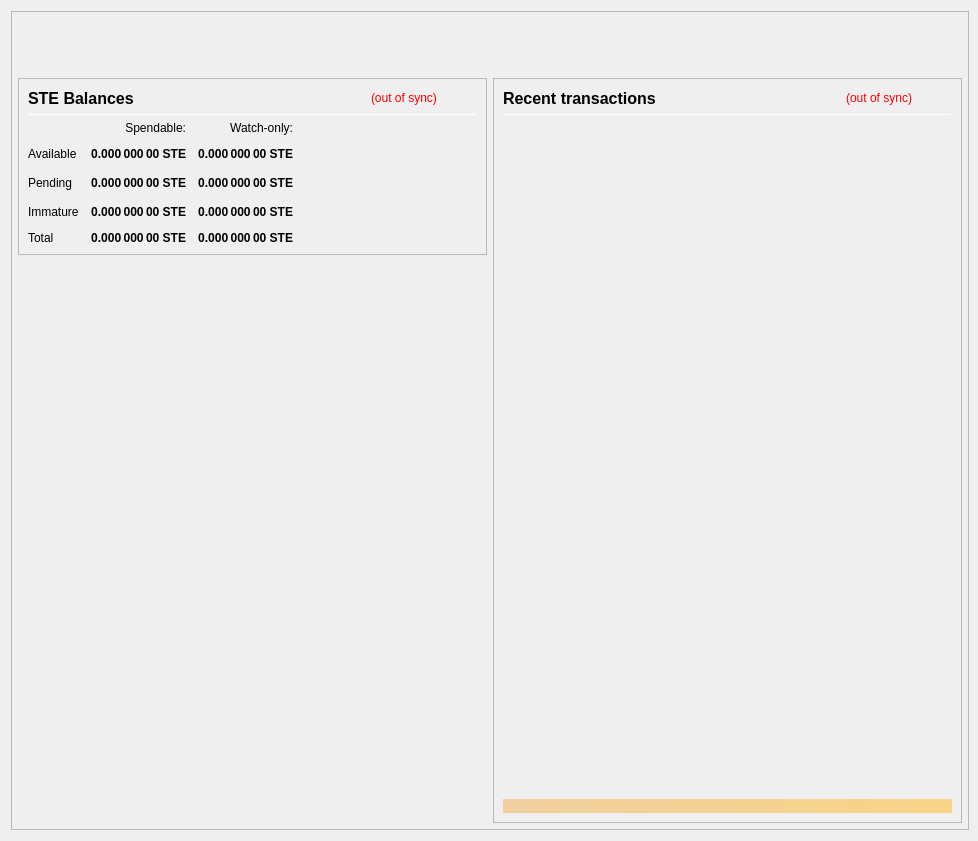
<?xml version="1.0" encoding="UTF-8"?>
<ui version="4.0">
 <class>OverviewPage</class>
 <widget class="QWidget" name="OverviewPage">
  <property name="geometry">
   <rect>
    <x>0</x>
    <y>0</y>
    <width>978</width>
    <height>841</height>
   </rect>
  </property>
  <property name="minimumSize">
   <size>
    <width>960</width>
    <height>682</height>
   </size>
  </property>
  <property name="font">
   <font>
    <weight>50</weight>
    <bold>false</bold>
   </font>
  </property>
  <property name="windowTitle">
   <string>Form</string>
  </property>
  <layout class="QVBoxLayout" name="topLayout" stretch="0">
   <property name="rightMargin">
    <number>9</number>
   </property>
   <item>
    <widget class="QFrame" name="frame_BG">
     <property name="minimumSize">
      <size>
       <width>850</width>
       <height>610</height>
      </size>
     </property>
     <property name="maximumSize">
      <size>
       <width>16777215</width>
       <height>16777215</height>
      </size>
     </property>
     <property name="frameShape">
      <enum>QFrame::StyledPanel</enum>
     </property>
     <property name="frameShadow">
      <enum>QFrame::Raised</enum>
     </property>
     <layout class="QVBoxLayout" name="verticalLayout_3" stretch="0">
      <property name="leftMargin">
       <number>0</number>
      </property>
      <property name="topMargin">
       <number>0</number>
      </property>
      <property name="rightMargin">
       <number>0</number>
      </property>
      <property name="bottomMargin">
       <number>6</number>
      </property>
      <item>
       <layout class="QVBoxLayout" name="verticalLayout_Master" stretch="0,1">
        <property name="leftMargin">
         <number>0</number>
        </property>
        <property name="topMargin">
         <number>0</number>
        </property>
        <property name="rightMargin">
         <number>0</number>
        </property>
        <property name="bottomMargin">
         <number>0</number>
        </property>
        <item>
         <widget class="QFrame" name="frame_Header">
          <layout class="QVBoxLayout" name="verticalLayout_Header" stretch="0">
           <property name="leftMargin">
            <number>0</number>
           </property>
           <property name="topMargin">
            <number>0</number>
           </property>
           <property name="rightMargin">
            <number>0</number>
           </property>
           <property name="bottomMargin">
            <number>0</number>
           </property>
           <item>
            <layout class="QHBoxLayout" name="horizontalLayout_Header" stretch="1,0">
             <property name="spacing">
              <number>6</number>
             </property>
             <item>
              <spacer name="horizontalSpacer_Header">
               <property name="orientation">
                <enum>Qt::Horizontal</enum>
               </property>
               <property name="sizeHint" stdset="0">
                <size>
                 <width>40</width>
                 <height>20</height>
                </size>
               </property>
              </spacer>
             </item>
             <item>
              <widget class="QLabel" name="labelOverviewHeaderRight">
               <property name="minimumSize">
                <size>
                 <width>464</width>
                 <height>60</height>
                </size>
               </property>
               <property name="maximumSize">
                <size>
                 <width>16777215</width>
                 <height>60</height>
                </size>
               </property>
               <property name="font">
                <font>
                 <pointsize>14</pointsize>
                </font>
               </property>
               <property name="text">
                <string/>
               </property>
               <property name="alignment">
                <set>Qt::AlignRight|Qt::AlignTrailing|Qt::AlignVCenter</set>
               </property>
              </widget>
             </item>
            </layout>
           </item>
          </layout>
         </widget>
        </item>
        <item>
         <widget class="QFrame" name="frame_Content">
          <layout class="QVBoxLayout" name="verticalLayout_Content">
           <property name="leftMargin">
            <number>6</number>
           </property>
           <property name="topMargin">
            <number>0</number>
           </property>
           <property name="rightMargin">
            <number>6</number>
           </property>
           <property name="bottomMargin">
            <number>0</number>
           </property>
           <item>
            <layout class="QHBoxLayout" name="horizontalLayout_Content" stretch="1,1">
             <property name="spacing">
              <number>6</number>
             </property>
             <item>
              <layout class="QVBoxLayout" name="verticalLayout_left" stretch="0,0">
               <item>
                <widget class="QFrame" name="frameBalances">
                 <property name="frameShape">
                  <enum>QFrame::StyledPanel</enum>
                 </property>
                 <property name="frameShadow">
                  <enum>QFrame::Raised</enum>
                 </property>
                 <layout class="QVBoxLayout" name="verticalLayout_4">
                  <item>
                   <layout class="QHBoxLayout" name="hlBalancesHeader" stretch="2,0,0">
                    <property name="spacing">
                     <number>6</number>
                    </property>
                    <item>
                     <widget class="QLabel" name="labelBalances">
                      <property name="minimumSize">
                       <size>
                        <width>0</width>
                        <height>0</height>
                       </size>
                      </property>
                      <property name="font">
                       <font>
                        <pointsize>12</pointsize>
                        <weight>75</weight>
                        <bold>true</bold>
                       </font>
                      </property>
                      <property name="text">
                       <string>STE Balances</string>
                      </property>
                     </widget>
                    </item>
                    <item>
                     <widget class="QLabel" name="labelWalletStatus">
                      <property name="cursor">
                       <cursorShape>WhatsThisCursor</cursorShape>
                      </property>
                      <property name="toolTip">
                       <string>The displayed information may be out of date. Your wallet automatically synchronizes with the SATELLITE network after a connection is established, but this process has not completed yet.</string>
                      </property>
                      <property name="styleSheet">
                       <string notr="true">QLabel { color: red; }</string>
                      </property>
                      <property name="text">
                       <string notr="true">(out of sync)</string>
                      </property>
                      <property name="alignment">
                       <set>Qt::AlignLeading|Qt::AlignLeft|Qt::AlignVCenter</set>
                      </property>
                     </widget>
                    </item>
                    <item>
                     <spacer name="hsBalancesHeader">
                      <property name="orientation">
                       <enum>Qt::Horizontal</enum>
                      </property>
                      <property name="sizeHint" stdset="0">
                       <size>
                        <width>40</width>
                        <height>20</height>
                       </size>
                      </property>
                     </spacer>
                    </item>
                   </layout>
                  </item>
                  <item>
                   <widget class="Line" name="lineBalances">
                    <property name="minimumSize">
                     <size>
                      <width>0</width>
                      <height>1</height>
                     </size>
                    </property>
                    <property name="maximumSize">
                     <size>
                      <width>16777215</width>
                      <height>1</height>
                     </size>
                    </property>
                    <property name="orientation">
                     <enum>Qt::Horizontal</enum>
                    </property>
                   </widget>
                  </item>
                  <item>
                   <layout class="QGridLayout" name="gridLayout">
                    <property name="spacing">
                     <number>12</number>
                    </property>
                    <item row="2" column="2">
                     <widget class="QLabel" name="labelWatchPending">
                      <property name="font">
                       <font>
                        <weight>75</weight>
                        <bold>true</bold>
                       </font>
                      </property>
                      <property name="cursor">
                       <cursorShape>ArrowCursor</cursorShape>
                      </property>
                      <property name="toolTip">
                       <string>Unconfirmed transactions to watch-only addresses</string>
                      </property>
                      <property name="text">
                       <string notr="true">0.000 000 00 STE</string>
                      </property>
                      <property name="alignment">
                       <set>Qt::AlignRight|Qt::AlignTrailing|Qt::AlignVCenter</set>
                      </property>
                      <property name="textInteractionFlags">
                       <set>Qt::NoTextInteraction</set>
                      </property>
                     </widget>
                    </item>
                    <item row="2" column="1">
                     <widget class="QLabel" name="labelUnconfirmed">
                      <property name="font">
                       <font>
                        <weight>75</weight>
                        <bold>true</bold>
                       </font>
                      </property>
                      <property name="cursor">
                       <cursorShape>ArrowCursor</cursorShape>
                      </property>
                      <property name="toolTip">
                       <string>Total of transactions that have yet to be confirmed, and do not yet count toward the spendable balance</string>
                      </property>
                      <property name="text">
                       <string notr="true">0.000 000 00 STE</string>
                      </property>
                      <property name="alignment">
                       <set>Qt::AlignRight|Qt::AlignTrailing|Qt::AlignVCenter</set>
                      </property>
                      <property name="textInteractionFlags">
                       <set>Qt::NoTextInteraction</set>
                      </property>
                     </widget>
                    </item>
                    <item row="3" column="2">
                     <widget class="QLabel" name="labelWatchImmature">
                      <property name="font">
                       <font>
                        <weight>75</weight>
                        <bold>true</bold>
                       </font>
                      </property>
                      <property name="cursor">
                       <cursorShape>ArrowCursor</cursorShape>
                      </property>
                      <property name="toolTip">
                       <string>Staked or masternode rewards in watch-only addresses that has not yet matured</string>
                      </property>
                      <property name="text">
                       <string notr="true">0.000 000 00 STE</string>
                      </property>
                      <property name="alignment">
                       <set>Qt::AlignRight|Qt::AlignTrailing|Qt::AlignVCenter</set>
                      </property>
                      <property name="textInteractionFlags">
                       <set>Qt::NoTextInteraction</set>
                      </property>
                     </widget>
                    </item>
                    <item row="4" column="0">
                     <widget class="QLabel" name="labelTotalText">
                      <property name="text">
                       <string>Total</string>
                      </property>
                      <property name="textInteractionFlags">
                       <set>Qt::NoTextInteraction</set>
                      </property>
                     </widget>
                    </item>
                    <item row="3" column="1">
                     <widget class="QLabel" name="labelImmature">
                      <property name="font">
                       <font>
                        <weight>75</weight>
                        <bold>true</bold>
                       </font>
                      </property>
                      <property name="cursor">
                       <cursorShape>ArrowCursor</cursorShape>
                      </property>
                      <property name="toolTip">
                       <string>Staked or masternode rewards that has not yet matured</string>
                      </property>
                      <property name="text">
                       <string notr="true">0.000 000 00 STE</string>
                      </property>
                      <property name="alignment">
                       <set>Qt::AlignRight|Qt::AlignTrailing|Qt::AlignVCenter</set>
                      </property>
                      <property name="textInteractionFlags">
                       <set>Qt::NoTextInteraction</set>
                      </property>
                     </widget>
                    </item>
                    <item row="2" column="3">
                     <spacer name="hsBalances">
                      <property name="orientation">
                       <enum>Qt::Horizontal</enum>
                      </property>
                      <property name="sizeHint" stdset="0">
                       <size>
                        <width>40</width>
                        <height>20</height>
                       </size>
                      </property>
                     </spacer>
                    </item>
                    <item row="3" column="0">
                     <widget class="QLabel" name="labelImmatureText">
                      <property name="text">
                       <string>Immature</string>
                      </property>
                      <property name="textInteractionFlags">
                       <set>Qt::NoTextInteraction</set>
                      </property>
                     </widget>
                    </item>
                    <item row="4" column="1">
                     <widget class="QLabel" name="labelTotal">
                      <property name="font">
                       <font>
                        <weight>75</weight>
                        <bold>true</bold>
                       </font>
                      </property>
                      <property name="cursor">
                       <cursorShape>ArrowCursor</cursorShape>
                      </property>
                      <property name="toolTip">
                       <string>Your current total balance</string>
                      </property>
                      <property name="text">
                       <string notr="true">0.000 000 00 STE</string>
                      </property>
                      <property name="alignment">
                       <set>Qt::AlignRight|Qt::AlignTrailing|Qt::AlignVCenter</set>
                      </property>
                      <property name="textInteractionFlags">
                       <set>Qt::NoTextInteraction</set>
                      </property>
                     </widget>
                    </item>
                    <item row="4" column="2">
                     <widget class="QLabel" name="labelWatchTotal">
                      <property name="font">
                       <font>
                        <weight>75</weight>
                        <bold>true</bold>
                       </font>
                      </property>
                      <property name="cursor">
                       <cursorShape>ArrowCursor</cursorShape>
                      </property>
                      <property name="toolTip">
                       <string>Current total balance in watch-only addresses</string>
                      </property>
                      <property name="text">
                       <string notr="true">0.000 000 00 STE</string>
                      </property>
                      <property name="alignment">
                       <set>Qt::AlignRight|Qt::AlignTrailing|Qt::AlignVCenter</set>
                      </property>
                      <property name="textInteractionFlags">
                       <set>Qt::NoTextInteraction</set>
                      </property>
                     </widget>
                    </item>
                    <item row="0" column="2">
                     <widget class="QLabel" name="labelWatchonly">
                      <property name="text">
                       <string>Watch-only:</string>
                      </property>
                      <property name="alignment">
                       <set>Qt::AlignRight|Qt::AlignTrailing|Qt::AlignVCenter</set>
                      </property>
                     </widget>
                    </item>
                    <item row="1" column="0">
                     <widget class="QLabel" name="labelBalanceText">
                      <property name="text">
                       <string>Available</string>
                      </property>
                      <property name="textInteractionFlags">
                       <set>Qt::NoTextInteraction</set>
                      </property>
                     </widget>
                    </item>
                    <item row="1" column="1">
                     <widget class="QLabel" name="labelBalance">
                      <property name="font">
                       <font>
                        <weight>75</weight>
                        <bold>true</bold>
                       </font>
                      </property>
                      <property name="cursor">
                       <cursorShape>ArrowCursor</cursorShape>
                      </property>
                      <property name="toolTip">
                       <string>Your current spendable balance</string>
                      </property>
                      <property name="text">
                       <string notr="true">0.000 000 00 STE</string>
                      </property>
                      <property name="alignment">
                       <set>Qt::AlignRight|Qt::AlignTrailing|Qt::AlignVCenter</set>
                      </property>
                      <property name="textInteractionFlags">
                       <set>Qt::NoTextInteraction</set>
                      </property>
                     </widget>
                    </item>
                    <item row="1" column="2">
                     <widget class="QLabel" name="labelWatchAvailable">
                      <property name="font">
                       <font>
                        <weight>75</weight>
                        <bold>true</bold>
                       </font>
                      </property>
                      <property name="cursor">
                       <cursorShape>ArrowCursor</cursorShape>
                      </property>
                      <property name="toolTip">
                       <string>Your current balance in watch-only addresses</string>
                      </property>
                      <property name="text">
                       <string notr="true">0.000 000 00 STE</string>
                      </property>
                      <property name="alignment">
                       <set>Qt::AlignRight|Qt::AlignTrailing|Qt::AlignVCenter</set>
                      </property>
                      <property name="textInteractionFlags">
                       <set>Qt::NoTextInteraction</set>
                      </property>
                     </widget>
                    </item>
                    <item row="2" column="0">
                     <widget class="QLabel" name="labelPendingText">
                      <property name="text">
                       <string>Pending</string>
                      </property>
                      <property name="textInteractionFlags">
                       <set>Qt::NoTextInteraction</set>
                      </property>
                     </widget>
                    </item>
                    <item row="0" column="1">
                     <widget class="QLabel" name="labelSpendable">
                      <property name="text">
                       <string>Spendable:</string>
                      </property>
                      <property name="alignment">
                       <set>Qt::AlignRight|Qt::AlignTrailing|Qt::AlignVCenter</set>
                      </property>
                     </widget>
                    </item>
                   </layout>
                  </item>
                 </layout>
                </widget>
               </item>
               <item>
                <spacer name="verticalSpacer">
                 <property name="orientation">
                  <enum>Qt::Vertical</enum>
                 </property>
                 <property name="sizeHint" stdset="0">
                  <size>
                   <width>20</width>
                   <height>40</height>
                  </size>
                 </property>
                </spacer>
               </item>
              </layout>
             </item>
             <item>
              <layout class="QVBoxLayout" name="verticalLayout_right" stretch="1">
               <item>
                <widget class="QFrame" name="frame_RecentTransactions">
                 <property name="minimumSize">
                  <size>
                   <width>0</width>
                   <height>0</height>
                  </size>
                 </property>
                 <property name="frameShape">
                  <enum>QFrame::StyledPanel</enum>
                 </property>
                 <property name="frameShadow">
                  <enum>QFrame::Raised</enum>
                 </property>
                 <layout class="QVBoxLayout" name="verticalLayout_1" stretch="0,0,0,0,0">
                  <item>
                   <layout class="QHBoxLayout" name="horizontalLayout_2" stretch="2,0,0">
                    <property name="spacing">
                     <number>3</number>
                    </property>
                    <item>
                     <widget class="QLabel" name="label_4">
                      <property name="minimumSize">
                       <size>
                        <width>0</width>
                        <height>20</height>
                       </size>
                      </property>
                      <property name="font">
                       <font>
                        <pointsize>12</pointsize>
                        <weight>75</weight>
                        <bold>true</bold>
                       </font>
                      </property>
                      <property name="text">
                       <string>Recent transactions</string>
                      </property>
                     </widget>
                    </item>
                    <item>
                     <widget class="QLabel" name="labelTransactionsStatus">
                      <property name="cursor">
                       <cursorShape>WhatsThisCursor</cursorShape>
                      </property>
                      <property name="toolTip">
                       <string>The displayed information may be out of date. Your wallet automatically synchronizes with the SATELLITE network after a connection is established, but this process has not completed yet.</string>
                      </property>
                      <property name="styleSheet">
                       <string notr="true">QLabel { color: red; }</string>
                      </property>
                      <property name="text">
                       <string notr="true">(out of sync)</string>
                      </property>
                      <property name="alignment">
                       <set>Qt::AlignRight|Qt::AlignTrailing|Qt::AlignVCenter</set>
                      </property>
                     </widget>
                    </item>
                    <item>
                     <spacer name="horizontalSpacer">
                      <property name="orientation">
                       <enum>Qt::Horizontal</enum>
                      </property>
                      <property name="sizeHint" stdset="0">
                       <size>
                        <width>40</width>
                        <height>20</height>
                       </size>
                      </property>
                     </spacer>
                    </item>
                   </layout>
                  </item>
                  <item>
                   <widget class="Line" name="line">
                    <property name="minimumSize">
                     <size>
                      <width>0</width>
                      <height>1</height>
                     </size>
                    </property>
                    <property name="maximumSize">
                     <size>
                      <width>16777215</width>
                      <height>1</height>
                     </size>
                    </property>
                    <property name="orientation">
                     <enum>Qt::Horizontal</enum>
                    </property>
                   </widget>
                  </item>
                  <item>
                   <widget class="QListView" name="listTransactions">
                    <property name="minimumSize">
                     <size>
                      <width>0</width>
                      <height>0</height>
                     </size>
                    </property>
                    <property name="styleSheet">
                     <string notr="true">QListView { background: transparent; }</string>
                    </property>
                    <property name="frameShape">
                     <enum>QFrame::NoFrame</enum>
                    </property>
                    <property name="verticalScrollBarPolicy">
                     <enum>Qt::ScrollBarAlwaysOff</enum>
                    </property>
                    <property name="horizontalScrollBarPolicy">
                     <enum>Qt::ScrollBarAlwaysOff</enum>
                    </property>
                    <property name="selectionMode">
                     <enum>QAbstractItemView::NoSelection</enum>
                    </property>
                   </widget>
                  </item>
                  <item>
                   <spacer name="verticalSpacer_2">
                    <property name="orientation">
                     <enum>Qt::Vertical</enum>
                    </property>
                    <property name="sizeType">
                     <enum>QSizePolicy::Expanding</enum>
                    </property>
                    <property name="sizeHint" stdset="0">
                     <size>
                      <width>20</width>
                      <height>40</height>
                     </size>
                    </property>
                   </spacer>
                  </item>
                  <item>
                   <widget class="QLabel" name="labelAlerts">
                    <property name="maximumSize">
                     <size>
                      <width>16777215</width>
                      <height>16777215</height>
                     </size>
                    </property>
                    <property name="styleSheet">
                     <string notr="true">background-color: qlineargradient(x1: 0, y1: 0, x2: 1, y2: 0, stop:0 #F0D0A0, stop:1 #F8D488); color:#000000;</string>
                    </property>
                    <property name="text">
                     <string/>
                    </property>
                    <property name="wordWrap">
                     <bool>true</bool>
                    </property>
                    <property name="margin">
                     <number>3</number>
                    </property>
                   </widget>
                  </item>
                 </layout>
                </widget>
               </item>
              </layout>
             </item>
            </layout>
           </item>
          </layout>
         </widget>
        </item>
       </layout>
      </item>
     </layout>
    </widget>
   </item>
  </layout>
 </widget>
 <resources/>
 <connections/>
</ui>
